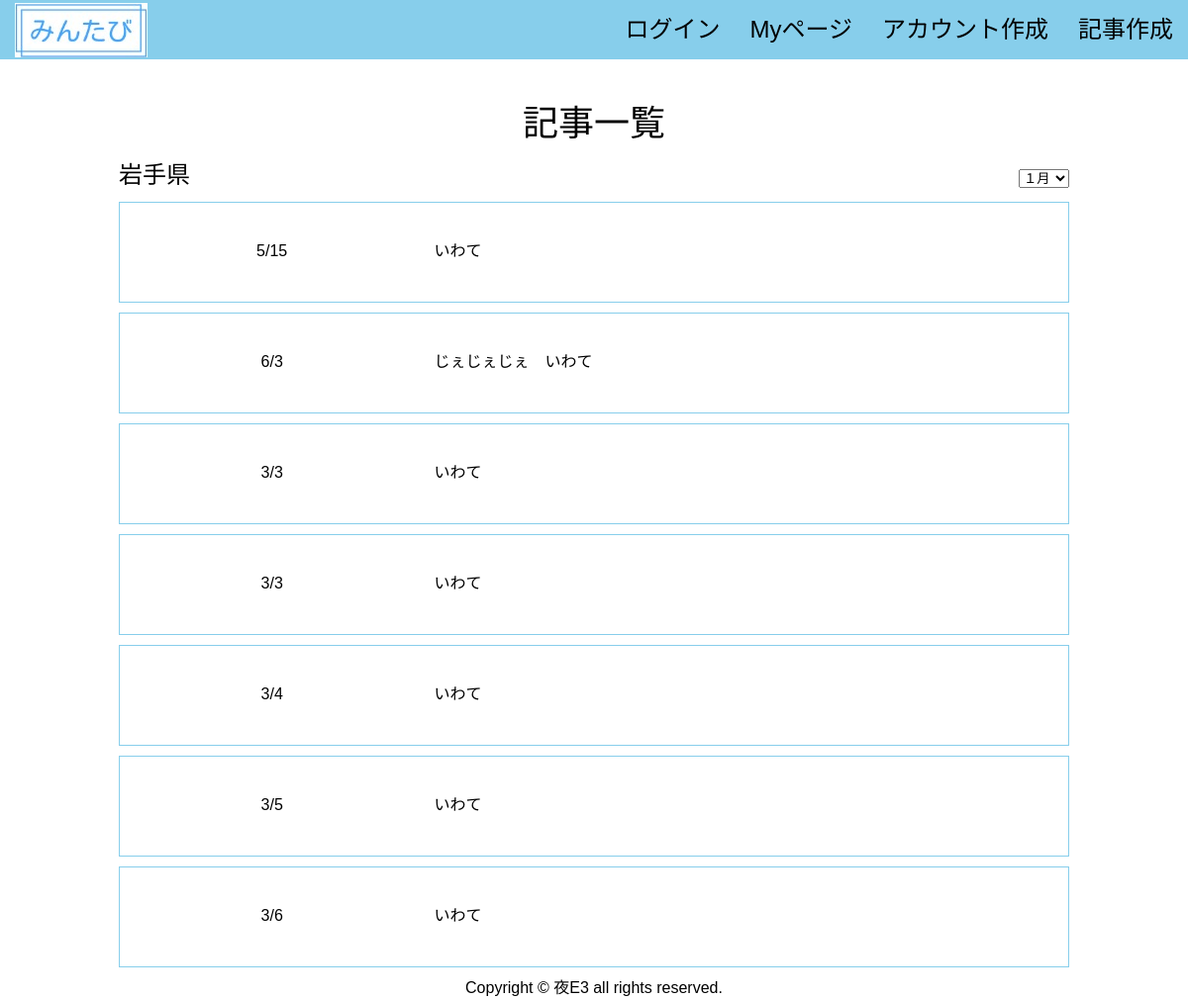
Before: /thread/3 with the older database file.
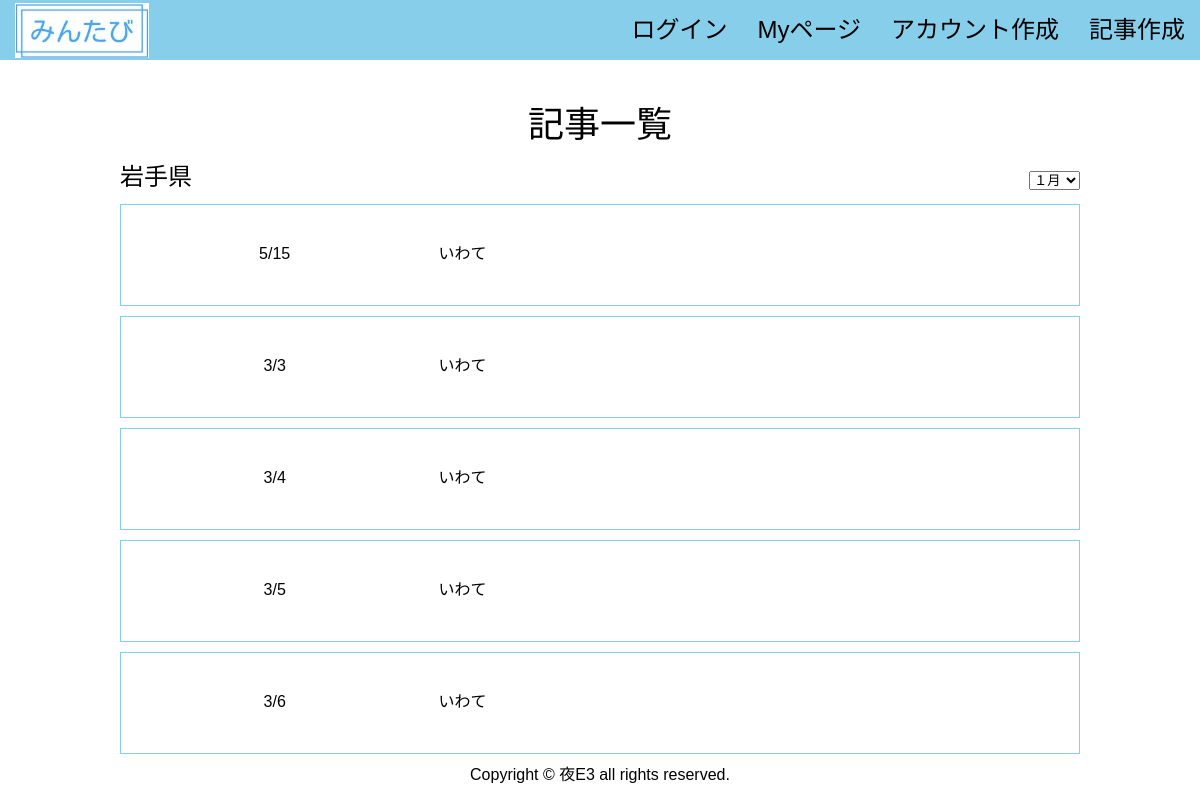
After: the same page with the newer database file.
### tables this page shows
CREATE TABLE "page" (
	"ID"	INTEGER PRIMARY KEY AUTOINCREMENT,
	"userID"	INTEGER,
	"editPASS"	TEXT,
	"title"	TEXT,
	"prefectures"	INTEGER,
	"month"	INTEGER,
	"date"	INTEGER,
	"flag"	INTEGER,
	"period"	TEXT
);

### app.py (the view)
@app.route('/thread/<int:areaid>', methods=["GET"])
def thread(areaid):
    conn = sqlite3.connect('flaskapp.db')
    c = conn.cursor()
    c.execute("select area from Prefecture where No=?", (areaid,))
    area = c.fetchone()
    c.execute(
        "select month, date, title from page where flag=0 and prefectures=?", (areaid,))
    page = []
    for row in c.fetchall():
        page.append({"month": row[0], "date": row[1], "title": row[2]})
    c.close()
    print(area)
    print(page)
    return render_template('thread.html', page=page, area=area)

### templates/thread.html (shortened to what this page needs)
<!DOCTYPE html>
{% extends 'base.html' %}
{% block content %}
    <div class="title">記事一覧</div>
    <div class="thread_box">
      <div class="area"><p>{{area[0]}}</p></div>
      <div class="month">
        <form action="#" method="post">
          <select name="month">
            <option value="1">１月</option>
          </select>
        </form>
      </div>
    </div>
   {% for item in page %}
   <div class="box1">
     <div class="item1">{{item["month"]}}/{{item["date"]}}</div>
     <div class="item2">{{item["title"]}}</div>
   </div>
   {% endfor %}
{% endblock %}

Changed rows visible on the page:
no longer on this page (row edited): page: month "6", date "3", title "じぇじぇじぇ いわて"
no longer on this page (row edited): page: month "3", date "3", title "いわて"
